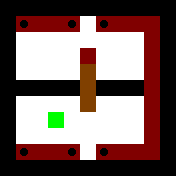

A level layout from a 2D game, rendered from its tile map. Below: a short description, then the map file with its tile-grid data intact:
An orthogonal 11x11 tile map with 16x16 px tiles, 2 tile layers (Layer1, Layer2) and 1 object.

<map version="1.0" orientation="orthogonal" renderorder="right-down" width="11" height="11" tilewidth="16" tileheight="16" nextobjectid="2">
 <tileset firstgid="1" source="../Tiles.tsx" />
 <layer name="Layer1" width="11" height="11">
  <data encoding="csv">
1,1,1,1,1,1,1,1,1,1,1,
1,5,5,5,5,5,5,5,5,5,1,
1,5,5,5,5,5,5,5,5,5,1,
1,5,5,5,5,5,5,5,5,5,1,
1,5,5,5,5,5,5,5,5,5,1,
1,1,1,1,1,5,1,1,1,5,1,
1,5,5,5,5,5,5,5,5,5,1,
1,5,5,5,5,5,5,5,5,5,1,
1,5,5,5,5,5,5,5,5,5,1,
1,5,5,5,5,5,5,5,5,5,1,
1,1,1,1,1,1,1,1,1,1,1
</data>
 </layer>
 <layer name="Layer2" width="11" height="11">
  <data encoding="csv">
0,0,0,0,0,0,0,0,0,0,0,
0,7,3,3,7,0,7,3,3,3,0,
0,0,0,0,0,0,0,0,0,3,0,
0,0,0,0,0,3,0,0,0,3,0,
0,0,0,0,0,9,0,0,0,3,0,
0,0,0,0,0,9,0,0,0,3,0,
0,0,0,0,0,9,0,0,0,3,0,
0,0,0,4,0,0,0,0,0,3,0,
0,0,0,0,0,0,0,0,0,3,0,
0,7,3,3,7,0,7,3,3,3,0,
0,0,0,0,0,0,0,0,0,0,0
</data>
 </layer>
 <objectgroup name="Tutorial">
  <object id="1" x="3" y="3">
   <properties>
    <property name="text" value="Crates can push blocks and other crates." />
   </properties>
  </object>
 </objectgroup>
</map>
